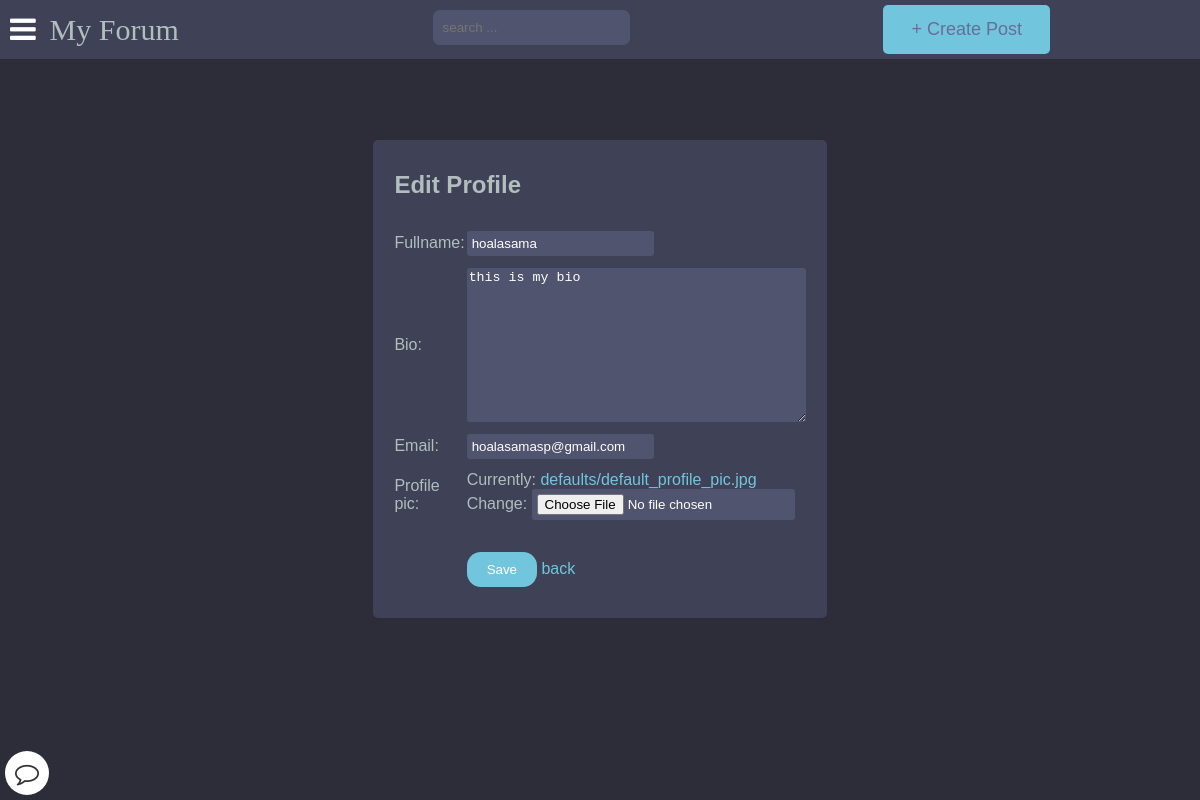
The page /account/edit_profile/ (signed in) on the database its author committed.
### main/models.py (models this page shows, shortened)
class Author(models.Model):
    user = models.ForeignKey(User, on_delete=models.CASCADE)
    fullname = models.CharField(max_length=40, blank=True)
    slug = models.SlugField(max_length=400, unique=True, blank=True)
    bio = HTMLField(default='none')
    points = models.IntegerField(default=0)
    email = models.EmailField(unique=False,default="example@gmail.com", validators=[EmailValidator(message="Invalid email format")])
    profile_pic = ResizedImageField(size=[400, 400], quality=100, upload_to="authors", default="defaults/default_profile_pic.jpg", null=True, blank=False)

### register/checkprofile.py (the view)
    def decorated_view_func(request, *args, **kwargs):
        if not check_profile_completion(request.user):
            return redirect('update_profile')
        return view_func(request, *args, **kwargs)

### register/forms.py
class UpdateForm(forms.ModelForm):
    class Meta:
        model = Author
        fields = ("fullname", "bio","email", "profile_pic",)

### register/checkprofile.py (called while the page is built)
def profile_completion_required(view_func):
    def check_profile_completion(user):
        if not user.is_authenticated:
            return True
        try:
            author = Author.objects.get(user=user)
            return author.fullname and author.bio
        except Author.DoesNotExist:
            return False
    def decorated_view_func(request, *args, **kwargs):
        if not check_profile_completion(request.user):
            return redirect('update_profile')
        return view_func(request, *args, **kwargs)
    return decorated_view_func

### register/views.py (called while the page is built)
@profile_completion_required
@login_required
def edit_profile(request):
    author = get_object_or_404(Author, user=request.user)
    if request.method == 'POST':
        form = UpdateForm(request.POST, request.FILES, instance=author)
        if form.is_valid():
            form.save()
            return redirect('view_profile')
    else:
        form = UpdateForm(instance=author)
    context = {
        'form': form
    }
    return render(request, 'register/editprofile.html', context)

### templates/register/editprofile.html (shortened to what this page needs)
{% extends 'base.html' %}
{% block content %}
<div class="center-form">
    <table class="edit-profile-form">
        <tr>
            <td colspan="2">
                <h2>Edit Profile</h2>
            </td>
        </tr>
        <form method="POST" enctype="multipart/form-data">
            <tr>
                <td>{{ form.fullname.label_tag }}</td>
                <td>{{ form.fullname }}</td>
            </tr>
            <tr>
                <td>{{ form.bio.label_tag }}</td>
                <td>{{ form.bio }}</td>
            </tr>
            <tr>
                <td>{{ form.email.label_tag }}</td>
                <td>{{ form.email }}</td>
            </tr>
            <tr>
                <td>{{ form.profile_pic.label_tag }}</td>
                <td>{{ form.profile_pic }}</td>
            </tr>
            <tr>
                <td></td>
                <td>
                    <button type="submit" class="save-button">Save</button>
                    <a href="{{request.META.HTTP_REFERER}}">back</a>
                </td>
            </tr>
        </form>
    </table>
</div>
{% endblock %}

### static/style.css (style rules this page uses)
:root { --color-main: #71c6dd; --color-main-light: #e1f6fb; --color-dark: #3f4156; --color-dark-medium: #51546e; --color-dark-light: #696d97; --color-light: #e5e5e5; --color-gray: #8b8b8b; --color-light-gray: #b2bdbd; --color-bg: #2d2d39; --color-success: #5dd693; --color-error: #fc4b0b; }
* { box-sizing: border-box; }
html { font-size: 14px; font-family: Arial, Helvetica, sans-serif; background-color:var(--color-bg); color:var(--color-light-gray); }
a { display: inline-block; color: var(--color-main); text-decoration: none; }
div { display: block; }
body { margin:0px; background-color: var(--color-bg); }

### templates/register/editprofile.html (style rules this page uses)
.center-form { display: flex; flex-direction: column; align-items: center; justify-content: center; height: 80vh; }
.edit-profile-form { max-width: 400px; padding: 20px; border-radius: 5px; background-color: #3f4156; border-collapse:separate; border-spacing: 0 10px; }
.save-button { margin-top: 20px; background-color: var(--color-main); cursor: pointer; color: #fff; padding: 10px 20px; border: none; border-radius: 1rem; }
input { background-color: var(--color-dark-medium); border: none; color: #ffffff; border-radius: 3px; padding: 5px; }
textarea { background-color: var(--color-dark-medium); border: none; color: #ffffff; border-radius: 3px; }

### rows shown on the page
Author: fullname "hoalasama", bio "this is my bio", email "hoalasamasp@gmail.com"
